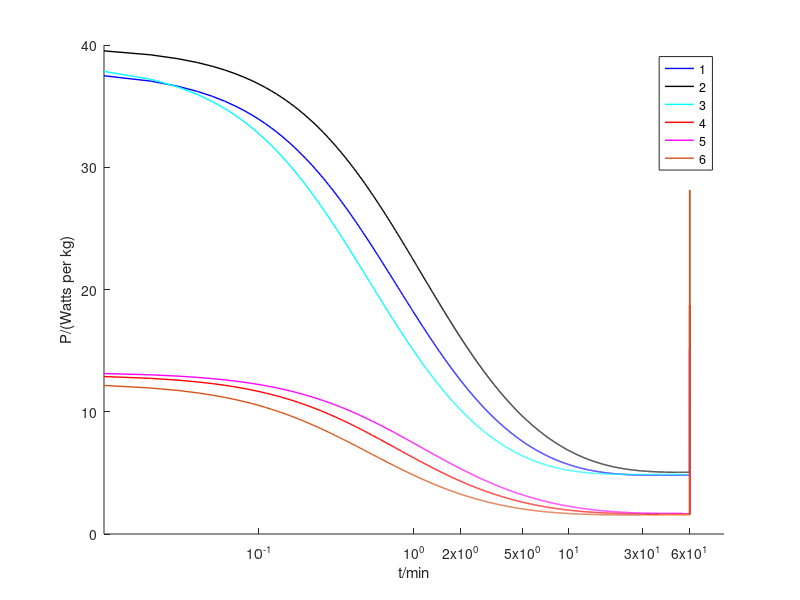

MATLAB code for this plot:
clc,clear,close all;
data = [
85.667	90	87	29.439	30.928	29.897
4	4.3	4	4	4.3	4
1.5	2	1	1.5	2	1
4.7893802	5.0316246	4.86390378	1.645844407	1.729090509	1.671454158
-0.1746259	-0.1218321	-0.2619389	-0.17462595	-0.12183206	-0.261938925
18.75	15.12	28.13	18.75	15.12	28.13
]
figure
hold on
t = 0:0.01:60.2;
P = 4.78938020./(1+(-0.87373205.*exp(0.98821016*-0.1746259.*t))); %Men
P(6000:6020) = 18.75;
plot(t,P,'Color','b', 'LineWidth',1);
set(gca,'Xtick',[0.1 1 2 5 10 30 60]);
set(gca,'Xscale','log');
xlabel('t/min');
ylabel('P/(Watts per kg)');
%title('Power Curve of Different Riders');

hold on
t = 0:0.01:60.2;
P = 5.031625./(1+(-0.87373205.*exp(0.98821016*-0.1218321.*t))); %Men
P(6000:6020) = 15.12;
plot(t,P,'Color','k','LineWidth',1);

hold on
t = 0:0.01:60.2;
P = 4.86390378./(1+(-0.87373205.*exp(0.98821016*-0.2619389.*t))); %Men
P(6000:6020) = 28.13;
plot(t,P,'Color','c','LineWidth',1);

hold on
t = 0:0.01:60.2;
P = 1.645844407./(1+(-0.87373205.*exp(0.98821016*-0.174626.*t))); %Men
P(6000:6020) = 18.75;
plot(t,P,'Color','r','LineWidth',1);

hold on
t = 0:0.01:60.2;
P = 1.671454158./(1+(-0.87373205.*exp(0.98821016*-0.12183206.*t))); %Men
P(6000:6020) = 15.12;
plot(t,P,'Color','m','LineWidth',1);

hold on
t = 0:0.01:60.2;
P = 1.561919./(1+(-0.87373205.*exp(0.98821016*-0.261938925.*t))); %Men
P(6000:6020) = 28.13;
plot(t,P,'Color',[0.8500 0.3250 0.0980],'LineWidth',1);

legend('1','2','3','4','5','6');